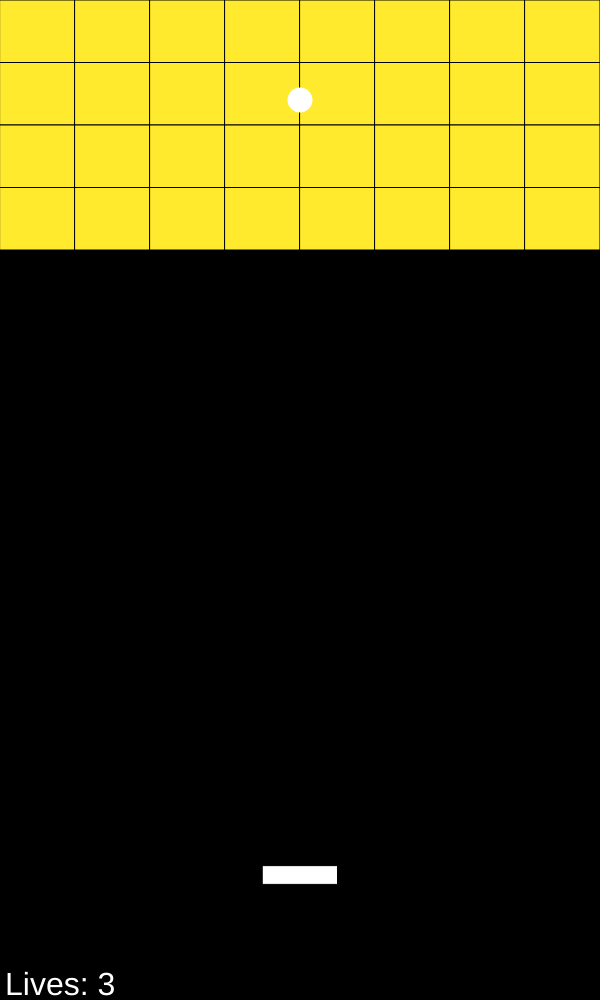
Frame 1 (no input)
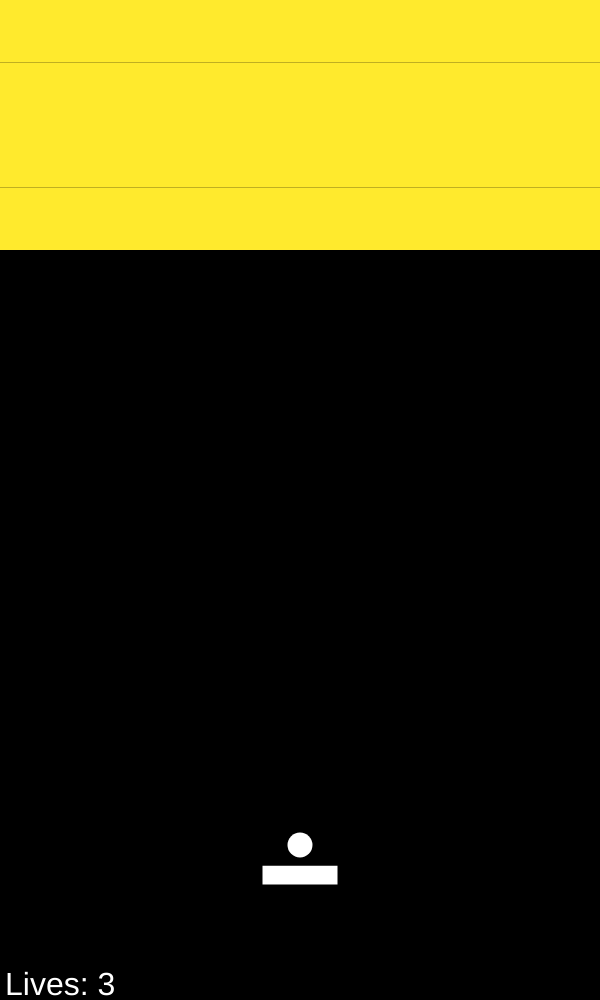
Frame 60 (no input)
Frame 120 (the mouse pressed at the canvas centre since frame 60): identical to frame 60, image omitted

The p5.js sketch that drew these frames (run headless with seeded random() and noise() and a simulated clock; from frame 60 on, the mouse is pressed at the canvas centre):

// p5.js sketch
// ── sketch.js
// timer oop

let bricks, aBrick;
let setOfBricks = [];
let myPaddle;
let myBall;
let lifeCount;

function setup() {
  createCanvas(windowWidth / 2, windowHeight);

  bricks = new Brick();
  bricks.create2dArray();
  myPaddle = new Paddle();
  myBall = new Ball();
  lifeCount = new Lives(3);
}

function draw() {
  background(0);
  bricks.makeBricks();

  myPaddle.display();
  myPaddle.move();

  myBall.display();
  myBall.move();

  lifeCount.display();
  lifeCount.removeLives();
}

class Brick {
  constructor() {
    this.rows = 4;
    this.cols = 8;
    this.width = width / 8;
    this.height = height / 16;
    this.hit = false;
    this.state = 0;
  }


  makeBricks() {
    rectMode(CORNER);
    for (let x = 0; x < this.cols; x++) {
      for (let y = 0; y < this.rows; y++) {
        if (setOfBricks[x][y] === 1) {
          fill(255, 234, 45);
          aBrick = rect(x * this.width, y * this.height, this.width, this.height);
        }
        if (setOfBricks[x][y] === 0) {
          fill(0);
          aBrick = rect(x * this.width, y * this.height, this.width, this.height);
        }
      }
    }
  }

  create2dArray() {
    for (let x = 0; x < this.cols; x++) {
      setOfBricks.push([]);
      for (let y = 0; y < this.rows; y++) {
        setOfBricks[x].push(1);
      }
    }
    return setOfBricks;
  }

  removeBrick() {
    for (let x = 0; x < this.cols; x++) {
      for (let y = 0; y < this.rows; y++) {
        if (setOfBricks[x][y].width === myBall.x + myBall.radius + myBall.dx && setOfBricks[x][y].height === myBall.y + myBall.radius + myBall.dy) {
          setOfBricks[x][y] = 0;
          this.dy = -this.dy;
        }
      }
    }
  }

}

function mousePressed() {
  let xcoord = floor(mouseX / bricks.width);
  let ycoord = floor(mouseY / bricks.height);

  if (setOfBricks[xcoord][ycoord] === 1) {
    setOfBricks[xcoord][ycoord] = 0;
  }
}

class Paddle {
  constructor() {
    // Display variables
    this.x = width / 2;
    this.y = height - height / 8;
    this.width = width / 8;
    this.segments = [0, 1, 2, 3, 4, 5, ];
    this.height = width / 32;
    this.segmentx = [0, 1, 2, 3, 4, 5];

    // Movement variables
    this.speed = 5;
    this.direction = 0;
    this.left = false;
    this.right = false;

    // State variable
    this.state = 0; // 0 = before serve, 1 = after serve
  }

  display() {
    fill(255);
    rectMode(CENTER);
    // Constantly checks where each segment of the paddle is
    for (let i = 0; i < this.segments.length; i++) {
      this.segmentx[i] = this.x - this.width / 2 + this.width / 6 * (i + 0.5);
    }
    // Draws the paddle
    rect(this.x, this.y, this.width, this.height);
  }

  move() {
    if (this.left && this.right) {
      this.direction = 0;
    }
    // Checks if the left arrow key is down and if the paddle is going to collide with the edge
    else if (this.left) {
      if (this.x - this.width / 2 - this.speed > 0){
        this.direction = -1;
      }
      else{
        this.x = this.width / 2;
      }
    }
    // Checks if the right arrow key is down and if the paddle is going to collide with the edge
    else if (this.right) {
      if (this.x + this.width / 2 + this.speed < width){
        this.direction = 1;
      }
      else{
        this.x = width - this.width / 2;
      }
    }
    else {
      this.direction = 0;
    }

    // Moves the paddle
    this.x += this.speed * this.direction;
  }

  resetPaddle() {
    this.state = 0;
    this.x = width / 2;
    this.y = height - height / 8;
  }
}



class Ball {
  constructor() {
    // Display variables
    this.x = width / 2;
    this.y = 100;
    this.radius = 25;

    // Movement variables
    this.ySpeed = 4;
    this.xSpeed = 4;
    this.xDirection = 1;
    this.yDirection = 1;
  }

  display() {
    fill(255);
    noStroke();
    ellipseMode(CENTER);
    ellipse(this.x, this.y, this.radius, this.radius);
  }

  move() {
    // Before the player serves the ball
    if (myPaddle.state === 0) {
      this.x = myPaddle.x;
      this.y = myPaddle.y - 30;
    }
    // After the player serves the ball
    else {
      // Collisions on edges
      if (this.x - this.radius / 2 + this.xDirection * this.xSpeed <= 0 || this.x + this.radius / 2 + this.xDirection * this.xSpeed >= width) {
        this.xDirection = -this.xDirection;
      }

      // Collisions on top
      if (this.y - this.radius / 2 + this.yDirection * this.ySpeed <= 0) {
        this.yDirection = -this.yDirection;
      }

      // Checks to see if the paddle is about to hit the left most segment of the paddle
      if (this.y + this.radius + this.ySpeed >= myPaddle.y && this.x <= myPaddle.segmentx[0] + myPaddle.width / 12 &&
        this.x + this.radius >= myPaddle.segmentx[0] - myPaddle.width / 12) {
        // Checks to see if ball is currently touching the section of the paddle, and makes sure it isn't hitting on the way up
        if (this.y < myPaddle.y + myPaddle.height / 2 && this.yDirection > 0) {
          this.yDirection = -this.yDirection;
          this.xDirection = -1;
        }
      }

      // Checks to see if the paddle is about to hit the second left most segment of the paddle
      if (this.y + this.radius + this.ySpeed >= myPaddle.y && this.x <= myPaddle.segmentx[1] + myPaddle.width / 12 &&
        this.x >= myPaddle.segmentx[1] - myPaddle.width / 12) {
        // Checks to see if ball is currently touching the section of the paddle, and makes sure it isn't hitting on the way up
        if (this.y < myPaddle.y + myPaddle.height / 2 && this.yDirection > 0) {
          this.yDirection = -this.yDirection;
          this.xDirection = -0.67;
        }
      }

      // Checks to see if the paddle is about to hit the left middle segment of the paddle
      if (this.y + this.radius + this.ySpeed >= myPaddle.y && this.x <= myPaddle.segmentx[2] + myPaddle.width / 12 &&
        this.x >= myPaddle.segmentx[2] - myPaddle.width / 12) {
        // Checks to see if ball is currently touching the section of the paddle, and makes sure it isn't hitting on the way up
        if (this.y < myPaddle.y + myPaddle.height / 2 && this.yDirection > 0) {
          this.yDirection = -this.yDirection;
          this.xDirection = -0.33;
        }
      }

      // Checks to see if the paddle is about to hit the right middle segment of the paddle
      if (this.y + this.radius + this.ySpeed >= myPaddle.y && this.x <= myPaddle.segmentx[3] + myPaddle.width / 12 &&
        this.x >= myPaddle.segmentx[3] - myPaddle.width / 12) {
        // Checks to see if ball is currently touching the section of the paddle, and makes sure it isn't hitting on the way up
        if (this.y < myPaddle.y + myPaddle.height / 2 && this.yDirection > 0) {
          this.yDirection = -this.yDirection;
          this.xDirection = 0.33;
        }
      }

      // Checks to see if the paddle is about to hit the second right most segment of the paddle
      if (this.y + this.radius + this.ySpeed >= myPaddle.y && this.x <= myPaddle.segmentx[4] + myPaddle.width / 12 &&
        this.x >= myPaddle.segmentx[4] - myPaddle.width / 12) {
        // Checks to see if ball is currently touching the section of the paddle, and makes sure it isn't hitting on the way up
        if (this.y < myPaddle.y + myPaddle.height / 2 && this.yDirection > 0) {
          this.yDirection = -this.yDirection;
          this.xDirection = 0.67;
        }
      }

      // Checks to see if the paddle is about to hit the right most segment of the paddle
      if (this.y + this.radius + this.ySpeed >= myPaddle.y && this.x - this.radius <= myPaddle.segmentx[5] + myPaddle.width / 12 &&
        this.x >= myPaddle.segmentx[5] - myPaddle.width / 12) {
        // Checks to see if ball is currently touching the section of the paddle, and makes sure it isn't hitting on the way up
        if (this.y < myPaddle.y + myPaddle.height / 2 && this.yDirection > 0) {
          this.yDirection = -this.yDirection;
          this.xDirection = 1;
        }
      }

      // Moves the ball
      this.x += this.xDirection * this.xSpeed;
      this.y += this.yDirection * this.ySpeed;
    }
  }
}

class Timer {
  constructor(waitTime) {
    this.waitTime = waitTime;
    this.startTime = millis();
    this.finishTime = this.startTime + this.waitTime;
    this.timerIsDone = false;
  }

  reset(newWaitTime) {
    this.waitTime = newWaitTime;
    this.startTime = millis();
    this.finishTime = this.startTime + this.waitTime;
    this.timerIsDone = false;
  }

  isDone() {
    if (millis() >= this.finishTime) {
      return true;
    }
    else {
      return false;
    }
  }
}

class Lives {
  constructor(num) {
    this.lives = num;
  }

  display() {
    textSize(32);
    text("Lives: " + this.lives, 5, height - 5);
  }

  removeLives() {
    // Subtracts the amount of lives by one when the ball reaches the bottom
    if (myBall.y > height) {
      this.lives -= 1;
      myPaddle.resetPaddle();
    }
  }
}

function keyPressed() {
  // Checks to see if left arrow is pressed or if right arrow is pressed
  if (keyCode === LEFT_ARROW) {
    myPaddle.left = true;
  }

  if (keyCode === RIGHT_ARROW) {
    myPaddle.right = true;
  }

  if (keyCode === 32) {
    myPaddle.state = 1;
    myBall.xDirection = 0;
    myBall.yDirection = -1;
  }
}

function keyReleased() {
  // Checks to see if left arrow is released or if right arrow is released
  if (keyCode === LEFT_ARROW) {
    myPaddle.left = false;
  }

  if (keyCode === RIGHT_ARROW) {
    myPaddle.right = false;
  }

}
